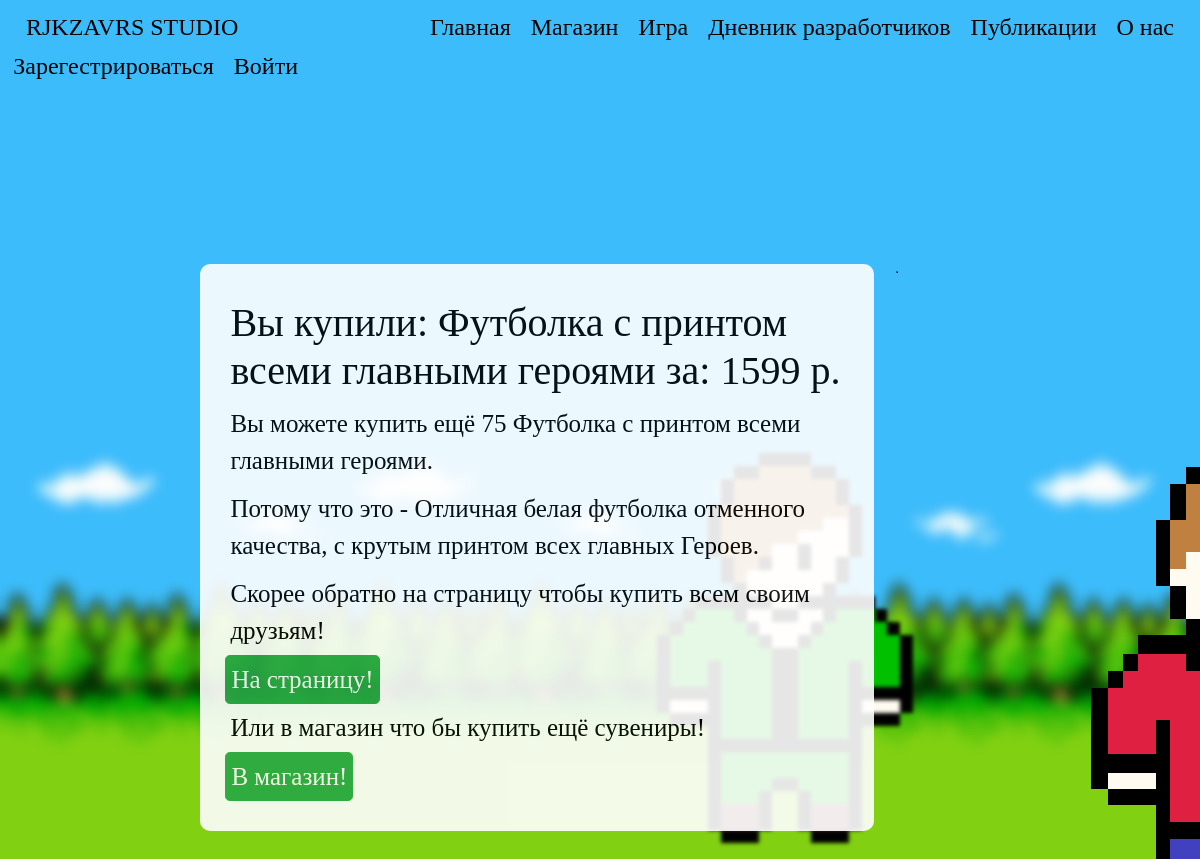
Screenshot of /buy/1/ with the database file from the repository.
### data/products.py (models this page shows)
class Products(SqlAlchemyBase, SerializerMixin):
    __tablename__ = 'products'
    id = sqlalchemy.Column(sqlalchemy.Integer, primary_key=True, autoincrement=True)
    header = sqlalchemy.Column(sqlalchemy.String, nullable=True)
    description = sqlalchemy.Column(sqlalchemy.String, nullable=True)
    image = sqlalchemy.Column(sqlalchemy.String, nullable=True)
    created_date = sqlalchemy.Column(sqlalchemy.DateTime)
    quantity_in_stock = sqlalchemy.Column(sqlalchemy.Integer, nullable=True, default=0)
    price = sqlalchemy.Column(sqlalchemy.Integer, nullable=True, default=1000)
    comments = orm.relation('Comments')

### run.py (the view)
@app.route("/buy/<int:id>/")
def buy_item(id):
    session = db_session.create_session()
    item = session.query(Products).get(id)
    if item and item.quantity_in_stock > 0:
        item.quantity_in_stock = item.quantity_in_stock - 1
        session.commit()
        return render_template("buy_item.html", have=True, item=item, bgimg=get_image_profile(current_user),
                               style=url_for('static', filename='css/style.css'))
    else:
        session.close()
        return render_template("buy_item.html", have=False, item=item, bgimg=get_image_profile(current_user),
                               style=url_for('static', filename='css/style.css'))

### data/db_session.py (called while the page is built)
def create_session() -> Session:
    global __factory
    return __factory()

### run.py (called while the page is built)
def get_image_profile(user):
    bg_img = 1
    if user.is_authenticated:
        bg_img = user.background_image_id + 1
    return url_for('static', filename=f'img/background_img_{bg_img}.png')

### templates/buy_item.html (shortened to what this page needs)
{% extends "base.html" %}
{% block content %}
{% if have %}
<div>
    <h1 class="title-text">Вы купили: {{ item.header }} за: {{ item.price }} р.</h1>
    <p class="diary-text">
        Вы можете купить ещё {{ item.quantity_in_stock }} {{ item.header }}.
    </p>
    <p class="diary-text">
        Потому что это - {{ item.description }}.
    </p>
    <p class="diary-text">
        Скорее обратно на страницу чтобы купить всем своим друзьям!
    </p>
    <a href="/shop/{{ item.id }}" class="btn btn-success btn-lg diary-text-white">На страницу!</a>
    <p class="diary-text">
        Или в магазин что бы купить ещё сувениры!
    </p>
    <a href="/shop/" class="btn btn-success btn-lg diary-text-white">В магазин!</a>
</div>
{% endif %}
{% endblock %}

### static/css/style.css (style rules this page uses)
p { text-decoration: none; }
a { text-decoration: none; }
.title-text { font-family: 'Comfortaa', cursive; font-weight: 100; font-style: inherit; color: #000; position: relative; padding: 5px 5px; margin: 0 5px; }
.diary-text { font-size: 25px; font-family: 'Comfortaa', cursive; font-weight: 100; font-style: inherit; color: #000; position: relative; padding: 5px 5px; margin: 0 5px; }
.diary-text-white { font-size: 25px; font-family: 'Comfortaa', cursive; font-weight: 100; font-style: inherit; color: #fff; position: relative; padding: 5px 5px; margin: 0 5px; }

### rows the page displays
Products: header "Футболка с принтом всеми главными героями", price "1599", quantity_in_stock "75", description "Отличная белая футболка отменного качества, с крутым принтом всех главных Героев"
